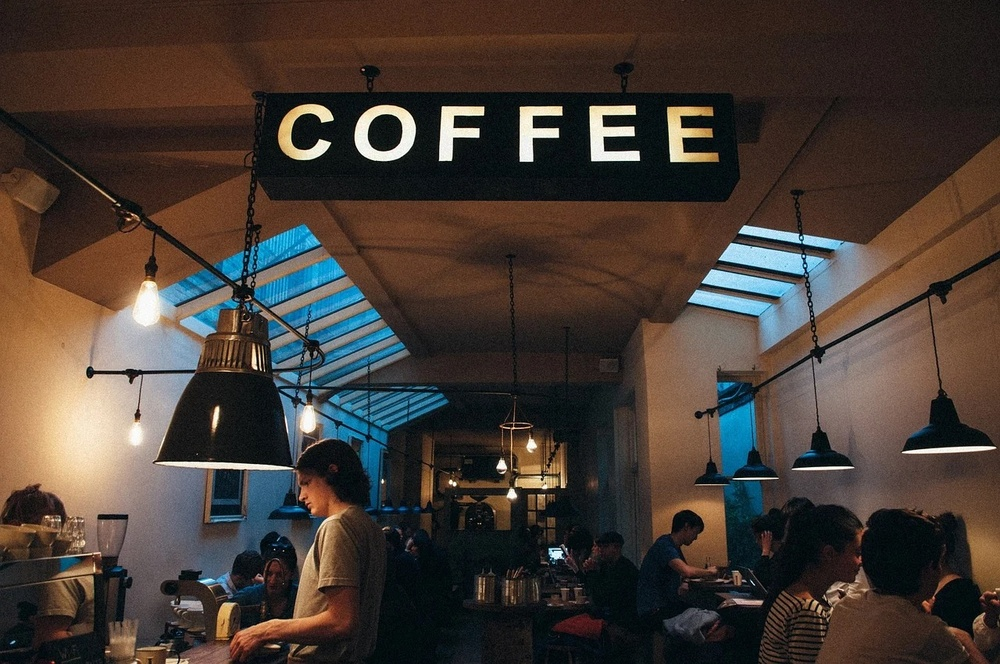
#> input picture images/coffee.jpg, 1000 x 664 px, shrunk from 1280 x 850 before the run
$ python example.py
#> lines starting #> are read from the running program, lines starting #| are printed output that depends on the picture; after the words box and inside, x2 and y2 are one past the last pixel; in counts of white or black regions, pixels touching at a corner belong together
import cv2
import pytesseract
import numpy as np
from pytesseract import Output

import time

img_source = cv2.imread('images/coffee.jpg')
#> img_source is the input picture: shape (664, 1000, 3); mean B, G, R 52.7, 59.5, 70


def get_grayscale(image):
    return cv2.cvtColor(image, cv2.COLOR_BGR2GRAY)
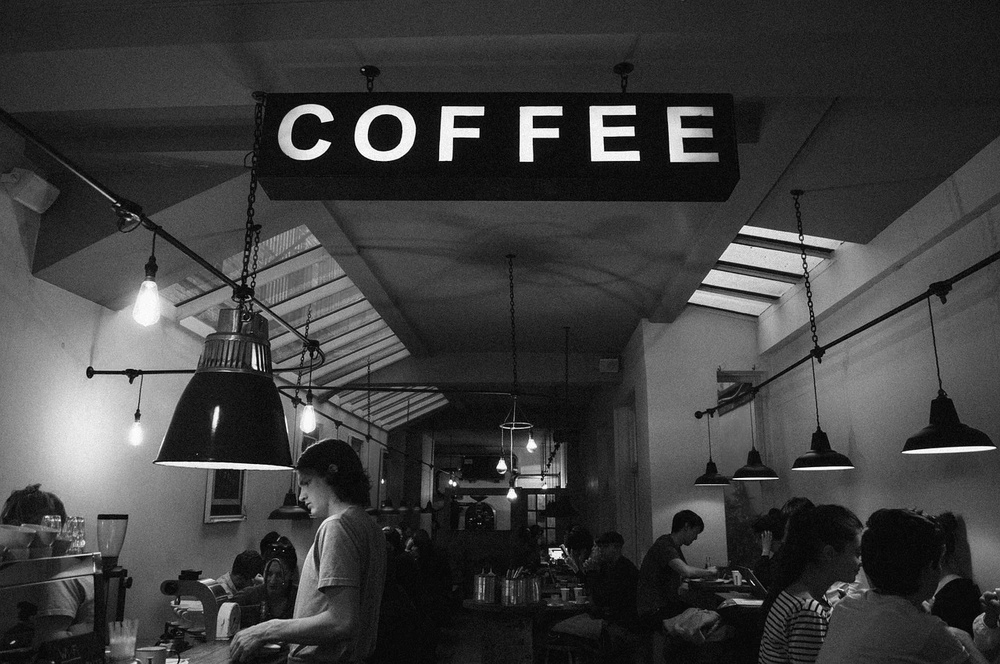
#> returned value: shape (664, 1000); min 0, max 255, mean 61.9


def thresholding(image):
    return cv2.threshold(image, 0, 255, cv2.THRESH_BINARY + cv2.THRESH_OTSU)[1]
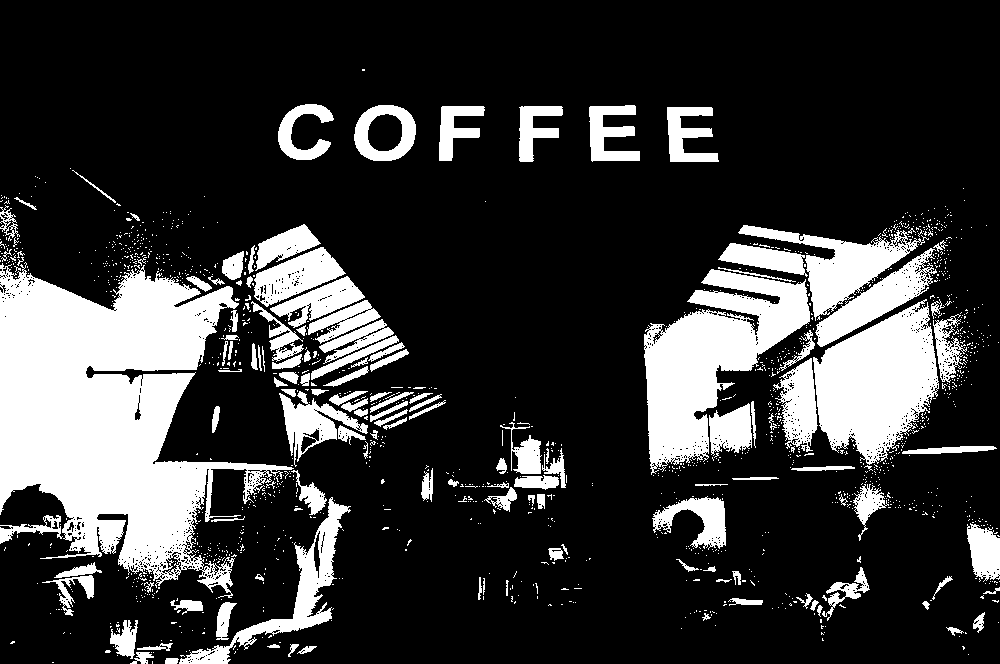
#> returned value: shape (664, 1000); 21.6% white; 1503 white regions (1366 under 20 px), largest, box (x1, y1, x2, y2) and area: (0, 262, 294, 598) 50215, (644, 269, 810, 475) 16102, (813, 299, 939, 465) 13069


def opening(image):
    kernel = np.ones((5, 5), np.uint8)
    return cv2.morphologyEx(image, cv2.MORPH_OPEN, kernel)
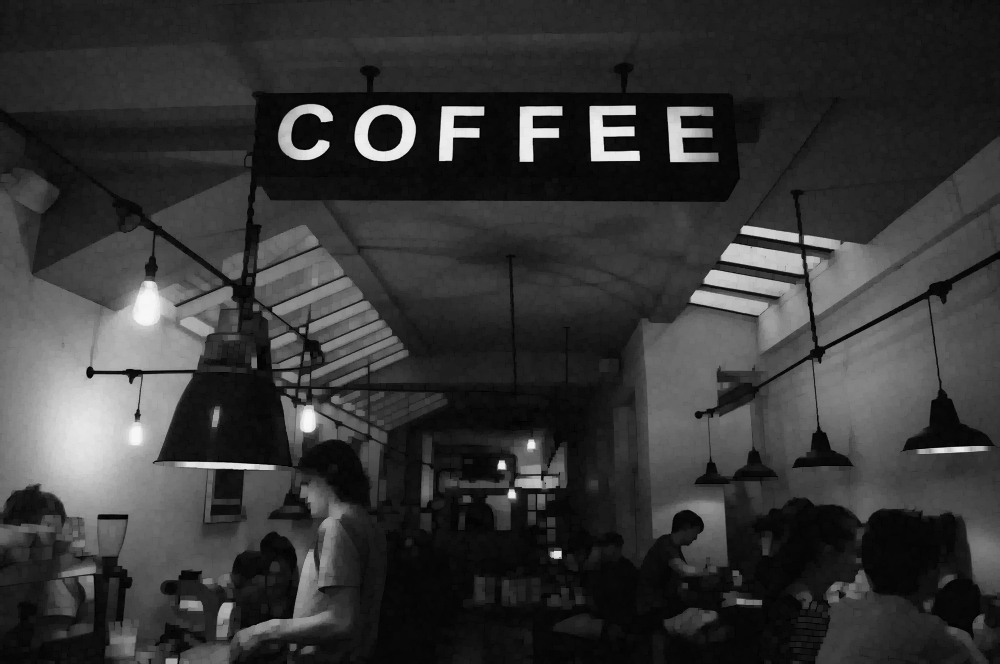
#> returned value: shape (664, 1000); min 0, max 248, mean 54


def canny(image):
    return cv2.Canny(image, 100, 200)
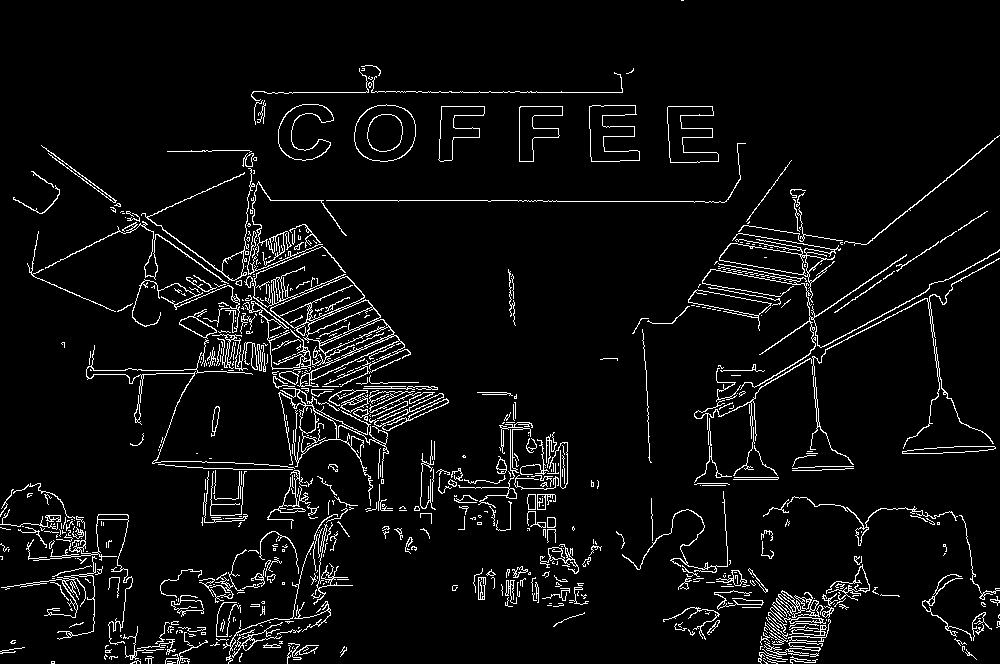
#> returned value: shape (664, 1000); 5.2% white in thin lines or dots


gray = get_grayscale(img_source)
thresh = thresholding(gray)
opening = opening(gray)
canny = canny(gray)

for img in [img_source, gray, thresh, opening, canny]:
    start = time.process_time()
#> (the run stopped early here; a loop or call above may not have finished)
